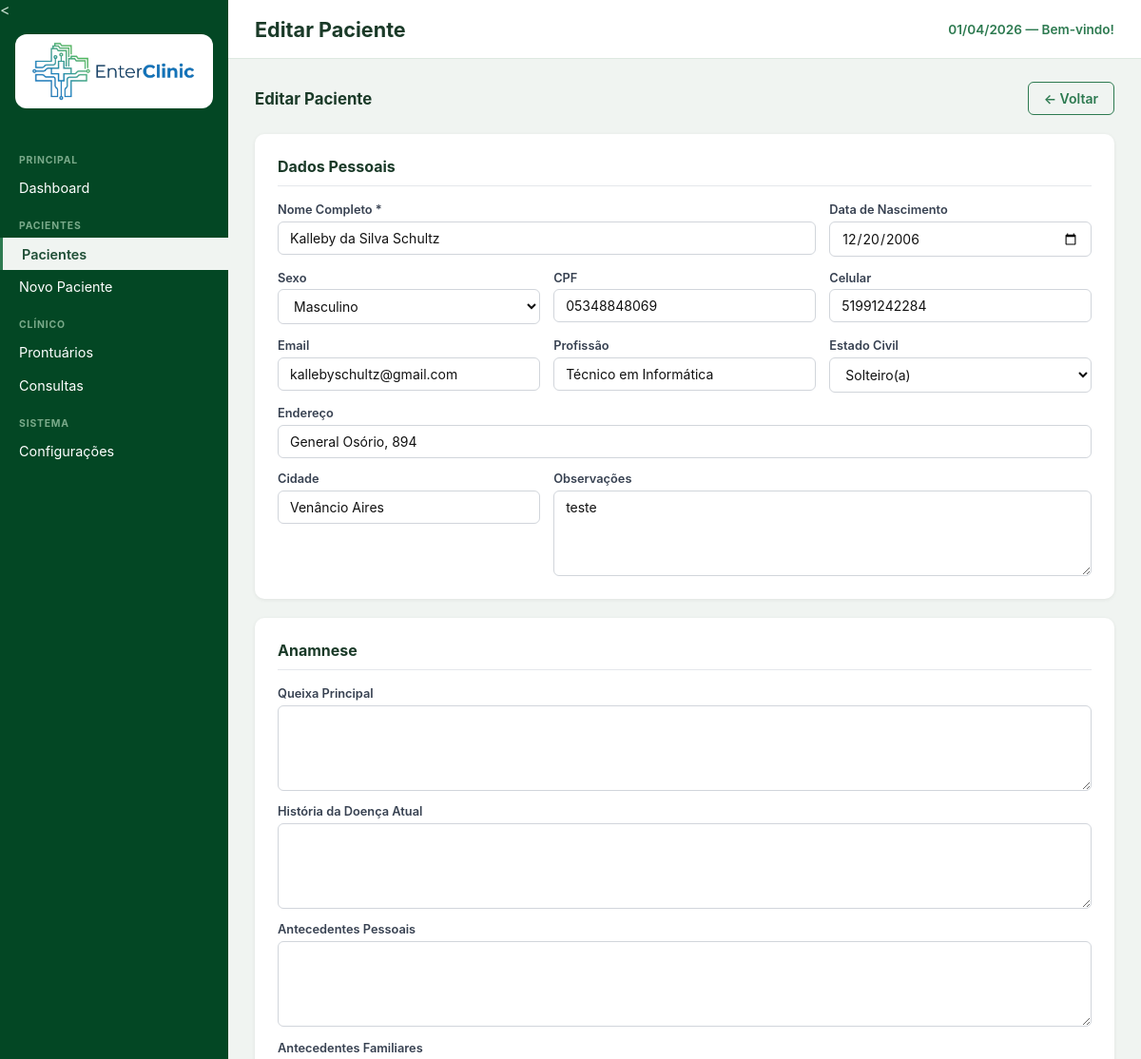
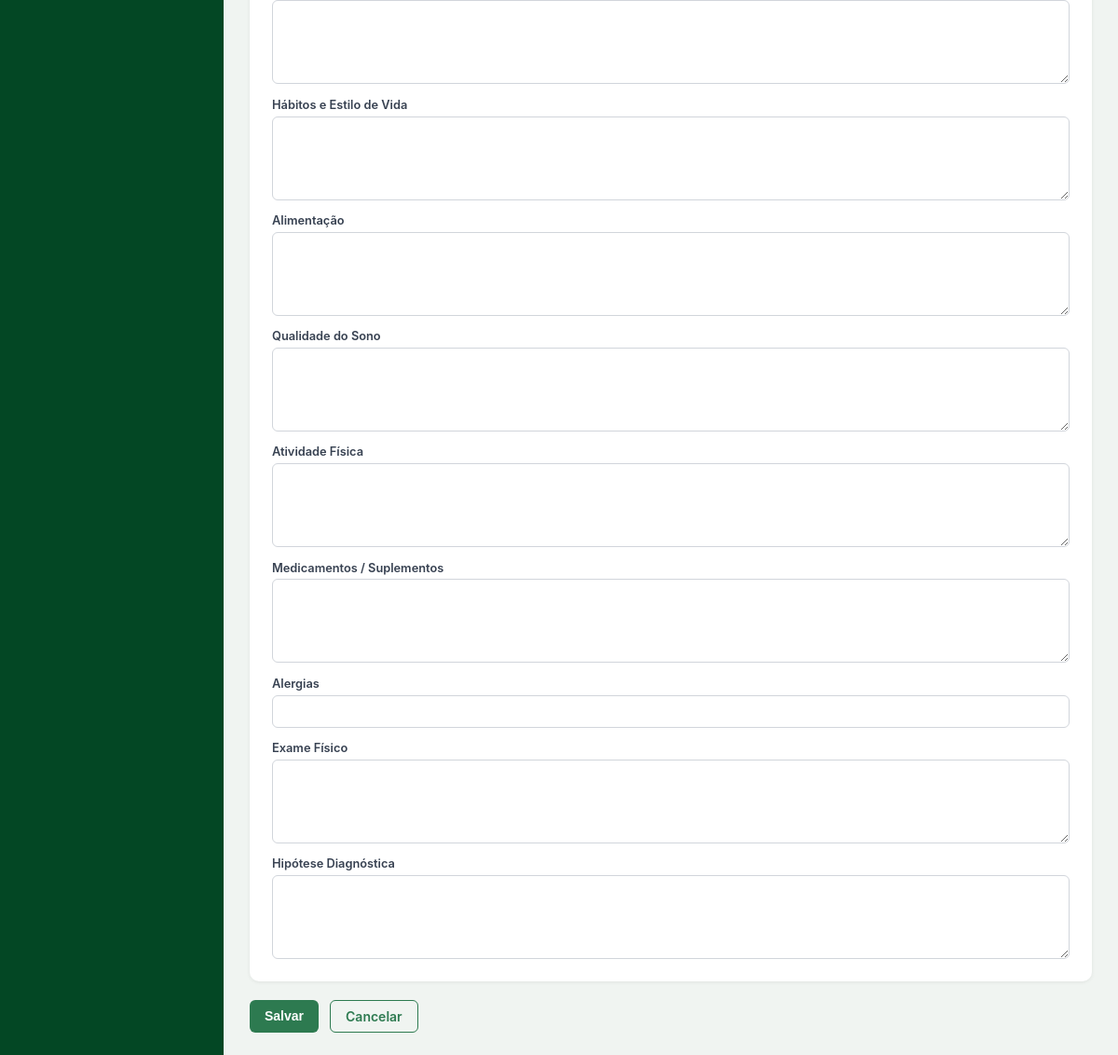
The app's page /paciente_novo.php?id=12 with its own data (2 pictures, top to bottom).
### tables this page shows
CREATE TABLE `pacientes` (
  `id` int(11) NOT NULL,
  `nome` varchar(255) NOT NULL,
  `data_nascimento` date DEFAULT NULL,
  `cpf` varchar(20) DEFAULT NULL,
  `rg` varchar(20) DEFAULT NULL,
  `telefone` varchar(20) DEFAULT NULL,
  `celular` varchar(20) DEFAULT NULL,
  `email` varchar(255) DEFAULT NULL,
  `endereco` varchar(255) DEFAULT NULL,
  `cidade` varchar(100) DEFAULT NULL,
  `estado` varchar(50) DEFAULT NULL,
  `cep` varchar(10) DEFAULT NULL,
  `profissao` varchar(100) DEFAULT NULL,
  `estado_civil` varchar(50) DEFAULT NULL,
  `sexo` varchar(20) DEFAULT NULL,
  `foto_path` varchar(255) DEFAULT NULL,
  `observacoes` text DEFAULT NULL,
  `ativo` tinyint(1) NOT NULL DEFAULT 1,
  `created_at` timestamp NOT NULL DEFAULT current_timestamp(),
  `updated_at` timestamp NOT NULL DEFAULT current_timestamp() ON UPDATE current_timestamp()
);

CREATE TABLE `campos_anamnese` (
  `id` int(11) NOT NULL,
  `nome` varchar(100) NOT NULL,
  `label` varchar(100) NOT NULL,
  `tipo` enum('textarea','text','select') DEFAULT 'textarea',
  `opcoes` text DEFAULT NULL,
  `obrigatorio` tinyint(1) DEFAULT 0,
  `ativo` tinyint(1) DEFAULT 1,
  `ordem` int(11) DEFAULT 0
);

### config.php (called while the page is built, shortened)
<?php
function sanitize(string $s): string {
    return htmlspecialchars(trim($s), ENT_QUOTES, 'UTF-8');
}

### paciente_novo.php (the view, shortened to what this page needs)
<?php
require 'config.php';
$db  = db();
$id  = (int)($_GET['id'] ?? 0);
$editing = $id > 0;
$paciente = [];
$anamnese = [];
$campos   = $db->query("SELECT * FROM campos_anamnese WHERE ativo = 1 ORDER BY ordem ASC")->fetchAll();
if ($editing) {
    $stmt = $db->prepare("SELECT * FROM pacientes WHERE id = ?");
    $stmt->execute([$id]);
    $paciente = $stmt->fetch();
    $stmt2 = $db->prepare("SELECT * FROM anamnese WHERE paciente_id = ? ORDER BY id DESC LIMIT 1");
    $stmt2->execute([$id]);
    $anamnese = $stmt2->fetch() ?: [];
}
include 'includes/header.php';
?>
<div class="page-bar">
    <h2><?= $editing ? 'Editar Paciente' : 'Novo Paciente' ?></h2>
    <?php if ($editing): ?>
        <a href="paciente_ver.php?id=<?= $id ?>" class="btn btn-outline">← Voltar</a>
    <?php else: ?>
        <a href="pacientes.php" class="btn btn-outline">← Pacientes</a>
    <?php endif; ?>
</div>
<form method="post">
    <div class="card">
        <h2>Dados Pessoais</h2>
        <div class="form-grid">
            <div class="form-group col-span-2">
                <label>Nome Completo *</label>
                <input type="text" name="nome" required value="<?= sanitize($paciente['nome'] ?? '') ?>">
            </div>
            <div class="form-group">
                <label>Data de Nascimento</label>
                <input type="date" name="data_nascimento" value="<?= $paciente['data_nascimento'] ?? '' ?>">
            </div>
            <div class="form-group">
                <label>Sexo</label>
                <select name="sexo">
                    <option value="M" <?= ($paciente['sexo'] ?? '') === 'M' ? 'selected' : '' ?>>Masculino</option>
                </select>
            </div>
            <div class="form-group">
                <label>CPF</label>
                <input type="text" name="cpf" value="<?= sanitize($paciente['cpf'] ?? '') ?>">
            </div>
            <div class="form-group">
                <label>Celular</label>
                <input type="text" name="celular" value="<?= sanitize($paciente['celular'] ?? '') ?>">
            </div>
            <div class="form-group">
                <label>Email</label>
                <input type="email" name="email" value="<?= sanitize($paciente['email'] ?? '') ?>">
            </div>
            <div class="form-group">
                <label>Profissão</label>
                <input type="text" name="profissao" value="<?= sanitize($paciente['profissao'] ?? '') ?>">
            </div>
            <div class="form-group">
                <label>Estado Civil</label>
                <select name="estado_civil">
                    <?php foreach (['','Solteiro(a)','Casado(a)','Divorciado(a)','Viúvo(a)','União Estável'] as $ec): ?>
                        <option value="<?= $ec ?>" <?= ($paciente['estado_civil'] ?? '') === $ec ? 'selected' : '' ?>>
                            <?= $ec ?: 'Selecione…' ?>
                        </option>
                    <?php endforeach; ?>
                </select>
            </div>
            <div class="form-group col-span-3">
                <label>Endereço</label>
                <input type="text" name="endereco" value="<?= sanitize($paciente['endereco'] ?? '') ?>">
            </div>
            <div class="form-group">
                <label>Cidade</label>
                <input type="text" name="cidade" value="<?= sanitize($paciente['cidade'] ?? '') ?>">
            </div>
            <div class="form-group col-span-2">
                <label>Observações</label>
                <textarea name="observacoes"><?= sanitize($paciente['observacoes'] ?? '') ?></textarea>
            </div>
        </div>
    </div>
    <div class="card">
        <h2>Anamnese</h2>
        <?php if (empty($campos)): ?>
            <p>Nenhum campo configurado.</p>
        <?php else: ?>
            <div class="form-grid form-grid-1">
                <?php foreach ($campos as $campo): ?>
                    <div class="form-group">
                        <label><?= sanitize($campo['label']) ?></label>
                        <?php $val = sanitize($anamnese[$campo['nome']] ?? ''); ?>
                        <?php if ($campo['tipo'] === 'textarea'): ?>
                            <textarea name="anamnese_<?= $campo['nome'] ?>"><?= $val ?></textarea>
                        <?php else: ?>
                            <input type="text" name="anamnese_<?= $campo['nome'] ?>" value="<?= $val ?>">
                        <?php endif; ?>
                    </div>
                <?php endforeach; ?>
            </div>
        <?php endif; ?>
    </div>
    <div class="form-actions">
        <button type="submit" class="btn btn-primary">Salvar</button>
        <a href="<?= $editing ? 'paciente_ver.php?id='.$id : 'pacientes.php' ?>" class="btn btn-outline">Cancelar</a>
    </div>
</form>
<?php include 'includes/footer.php'; ?>

### assets/css/style.css (style rules this page uses)
*, *::before, *::after { box-sizing: border-box; margin: 0; padding: 0; }
body { font-family: -apple-system, BlinkMacSystemFont, 'Segoe UI', Roboto, sans-serif; background: #f0f4f1; color: #222; display: flex; min-height: 100vh; }
.btn { display: inline-flex; align-items: center; gap: .4rem; padding: .5rem 1rem; border-radius: 6px; font-size: .875rem; font-weight: 600; cursor: pointer; text-decoration: none; border: none; transition: opacity .15s, background .15s; }
.btn-primary { background: #2d7a50; color: #fff; }
.btn-outline { background: transparent; color: #2d7a50; border: 1.5px solid #2d7a50; }
.card { background: #fff; border-radius: 10px; padding: 1.5rem; box-shadow: 0 1px 4px rgba(0,0,0,.07); margin-bottom: 1.25rem; }
.card h2 { font-size: 1rem; font-weight: 700; color: #1a3a28; margin-bottom: 1.1rem; padding-bottom: .6rem; border-bottom: 1px solid #e5e7eb; }
.form-grid { display: grid; grid-template-columns: repeat(3, 1fr); gap: .9rem; }
.form-grid-1 { grid-template-columns: 1fr; }
.col-span-2 { grid-column: span 2; }
.col-span-3 { grid-column: span 3; }
.form-group { display: flex; flex-direction: column; gap: .3rem; }
.form-group label { font-size: .8rem; font-weight: 600; color: #374151; }
.form-group input, .form-group select, .form-group textarea { padding: .5rem .75rem; border: 1.5px solid #d1d5db; border-radius: 6px; font-size: .875rem; font-family: inherit; color: #111; background: #fff; transition: border-color .15s; width: 100%; }
.form-group textarea { resize: vertical; min-height: 90px; }
.form-actions { display: flex; gap: .75rem; margin-top: 1.25rem; flex-wrap: wrap; }
.page-bar { display: flex; align-items: center; justify-content: space-between; margin-bottom: 1.25rem; }
.page-bar h2 { font-size: 1.05rem; font-weight: 700; color: #1a3a28; }

### records on screen
pacientes: nome "Kalleby da Silva Schultz", data_nascimento "12/20/2006", sexo "Masculino", cpf "05348848069", celular "51991242284", email "kallebyschultz@gmail.com", profissao "Técnico em Informática", estado_civil "Solteiro(a)", endereco "General Osório, 894", cidade "Venâncio Aires", observacoes "teste"
campos_anamnese: label "Queixa Principal"
campos_anamnese: label "História da Doença Atual"
campos_anamnese: label "Antecedentes Pessoais"
campos_anamnese: label "Antecedentes Familiares"
campos_anamnese: label "Hábitos e Estilo de Vida"
campos_anamnese: label "Alimentação"
campos_anamnese: label "Qualidade do Sono"
campos_anamnese: label "Atividade Física"
campos_anamnese: label "Medicamentos / Suplementos"
campos_anamnese: label "Alergias"
campos_anamnese: label "Exame Físico"
campos_anamnese: label "Hipótese Diagnóstica"

### other values on screen
$pageTitle "Editar Paciente"
